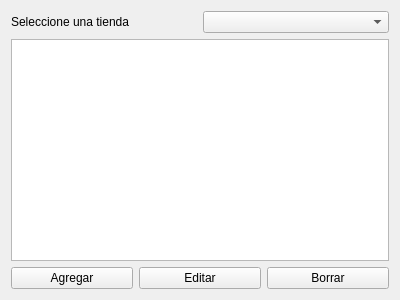
<?xml version="1.0" encoding="UTF-8"?>
<ui version="4.0">
 <class>Form</class>
 <widget class="QWidget" name="Form">
  <property name="geometry">
   <rect>
    <x>0</x>
    <y>0</y>
    <width>400</width>
    <height>300</height>
   </rect>
  </property>
  <property name="windowTitle">
   <string>Form</string>
  </property>
  <layout class="QGridLayout" name="gridLayout">
   <item row="0" column="0">
    <layout class="QHBoxLayout" name="horizontalLayout">
     <item>
      <widget class="QLabel" name="label">
       <property name="text">
        <string>Seleccione una tienda</string>
       </property>
      </widget>
     </item>
     <item>
      <widget class="QComboBox" name="stores_list"/>
     </item>
    </layout>
   </item>
   <item row="2" column="0">
    <layout class="QHBoxLayout" name="horizontalLayout_2">
     <item>
      <widget class="QPushButton" name="create_button">
       <property name="text">
        <string>Agregar</string>
       </property>
      </widget>
     </item>
     <item>
      <widget class="QPushButton" name="update_button">
       <property name="text">
        <string>Editar</string>
       </property>
      </widget>
     </item>
     <item>
      <widget class="QPushButton" name="delete_button">
       <property name="text">
        <string>Borrar</string>
       </property>
      </widget>
     </item>
    </layout>
   </item>
   <item row="1" column="0">
    <widget class="QTableWidget" name="table_widget"/>
   </item>
  </layout>
 </widget>
 <resources/>
 <connections/>
</ui>
